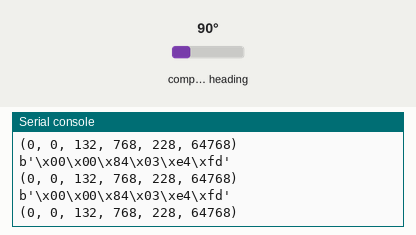
A program run on a simulated MicroPython board. Parts: the last lines printed to the serial console. The test bench sets the inputs (shaded band); at power-on: compass heading 90°.

Above: at 1.2 s.
1.3 s: compass heading set to 7°
At 2.13 s:
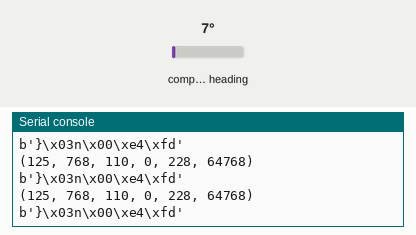
2.9 s: compass heading set to 180°
At 3.65 s:
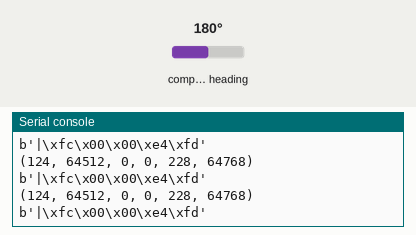
4.5 s: compass heading set to 269°
At 4.57 s:
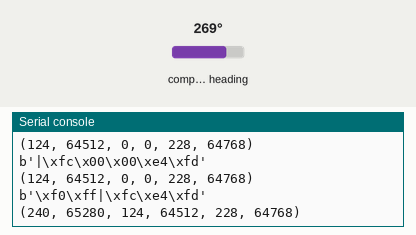
6.1 s: compass heading set to 352°
At 6.19 s:
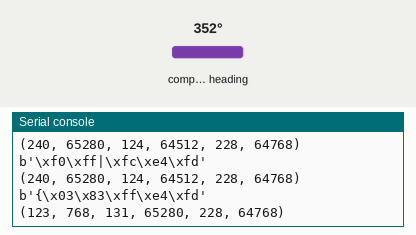
7.7 s: compass heading set to 4°
At 8.72 s:
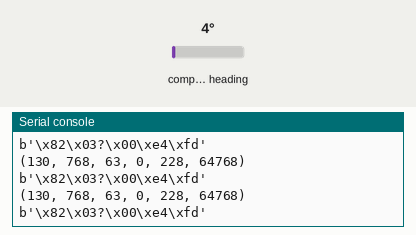
9.3 s: compass heading set to 12°
At 11.66 s:
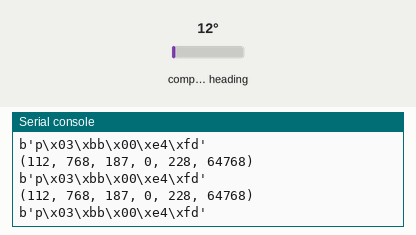
Timing chart, 0 to 11.9 s (numbered marks = the images above; inputs shaded):
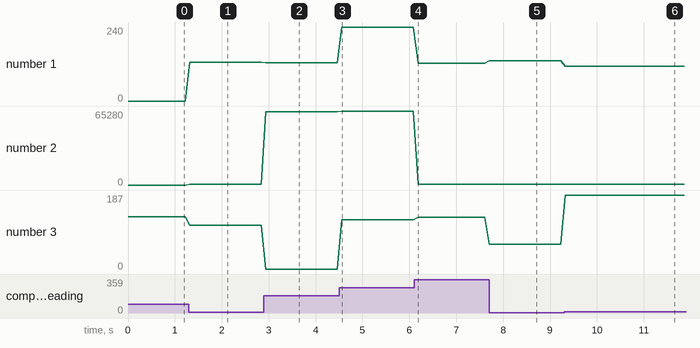

Measured:
- after the input at 1.3 s, the serial console: prints a new line at once (image 1)
- after the input at 2.9 s, the serial console: prints a new line at once (image 2)
- after the input at 4.5 s, the serial console: prints a new line after 0.06 s (image 3)
- after the input at 6.1 s, the serial console: prints a new line after 0.09 s (image 4)
- after the input at 7.7 s, the serial console: prints a new line at once (image 5)
- after the input at 9.3 s, the serial console: prints a new line at once (image 6)
- plotted number 1: 0 → 125 after the input at 1.3 s, 125 → 124 after the input at 2.9 s, 124 → 240 after the input at 4.5 s, 240 → 123 after the input at 6.1 s, 123 → 130 after the input at 7.7 s
- plotted number 2: 768 → 64512 after the input at 2.9 s, 64512 → 65280 after the input at 4.5 s, 65280 → 768 after the input at 6.1 s

The program:

QMC5883L.py
```python
from machine import I2C, Pin
import time

#calibration parameters
b1 = 0.073946
b2 = 0.067766
b3 = -0.206394
x1 = 1.083645
x2 = 0.044877
x3 = -0.035526
y1 = 0.044877
y2 = 1.253382
y3 = 0.012988
z1 = -0.035526
z2 = 0.012988
z3 = 1.163102

def calibration(x_mag,y_mag, z_mag):
    x_fin = (x_mag - b1) * x1 + (y_mag - b2) * x2 + (z_mag - b3) * x3
    y_fin = (x_mag - b1) * y1 + (y_mag - b2) * y2 + (z_mag - b3) * y3
    z_fin = (x_mag - b1) * z1 + (y_mag - b2) * z2 + (z_mag - b3) * z3
    return x_fin,y_fin,z_fin

##Register location
RegCTRL1 = 0x09 # Control Register--> MSB(OSR:2,RNG:2,ODR:2,MODE:2)LSB
RegCTRL2 = 0x0A # Control Register2--> MSB(Soft_RS:1,Rol_PNT:1,none:5,INT_ENB:1)LSB
RegFBR   = 0x0B # SET/RESET Period Register--> MSB(FBR:8)LSB
RegXLo   = 0x00
RegXHi   = 0x01
RegYLo   = 0x02
RegYHi   = 0x03
RegZLo   = 0x04
RegZHi   = 0x05

############## Cpntrol Register Value
Mode_Standby    = 0b00000000
Mode_Continuous = 0b00000001

ODR_10Hz        = 0b00000000
ODR_50Hz        = 0b00000100
ODR_100Hz       = 0b00001000
ODR_200Hz       = 0b00001100

RNG_2G          = 0b00000000
RNG_8G          = 0b00010000

OSR_512         = 0b00000000
OSR_256         = 0b01000000
OSR_128         = 0b10000000
OSR_64          = 0b11000000

QMC5883L_ADDR = 0x0D
#for two's complement
def signed_int(number) :
    if(number>32768) :
        number = number - 65536
    else :
        number
    return number

def qmc(iid, SCL, SDA) :

    ctrl1 = bytearray([Mode_Continuous|ODR_200Hz|RNG_8G|OSR_512])
    pinSDA = Pin(SDA)
    pinSCL = Pin(SCL)
    i2c = I2C(iid ,freq=2000000, scl=pinSCL, sda=pinSDA)
    time.sleep(0.0001)
    i2c.writeto_mem(QMC5883L_ADDR,RegCTRL1, ctrl1)
    i2c.writeto_mem(QMC5883L_ADDR,RegFBR, b'\x01')
    buffer = i2c.readfrom_mem(QMC5883L_ADDR,RegXLo,6)
    print(buffer)
    xLo = buffer[0]
    xHi = buffer[1] << 8
    yLo = buffer[2]
    yHi = buffer[3] <<8
    zLo = buffer[4]
    zHi = buffer[5] <<8

    x = xLo+xHi
    y = yLo+yHi
    z = zLo+zHi
    x_mag = signed_int(x)/4096
    y_mag = signed_int(y)/4096
    z_mag = signed_int(z)/4096
    x_fin,y_fin,z_fin = calibration(x_mag,y_mag,z_mag)

    #return { 'x' : x_fin, 'y' : y_fin, 'z': z_fin}, (x, y, z)
    return xLo, xHi, yLo, yHi, zLo, zHi

while True:
    #bs = (qmc(0, 5, 4))[1]
    #bx, by, bz = bs
    print(qmc(0, 5, 4))
    time.sleep(0.1)
```
